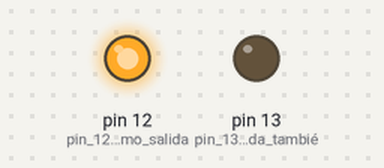
This sketch was run on a simulated Arduino Uno, built with avr-gcc and run on an emulated ATmega328P. On the bench: output pins drawn as LEDs (lit = HIGH).

Above: at 0.5 s.
At 2.5 s:
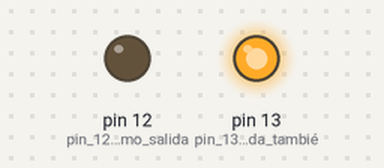
At 3.5 s:
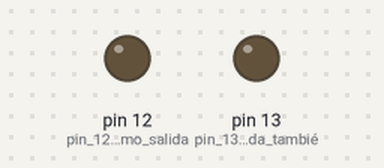
Timing chart, 0 to 5.2 s (numbered marks = the images above):
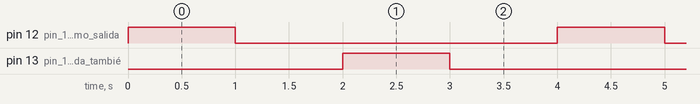

The sketch:

led1.ino
```cpp
void setup() {


pinMode(12, OUTPUT); // pin 12 como salida
pinMode(13, OUTPUT); // pin 13 como salida también se puede usar LED_BUILDIN

}

void loop() {

//parapedea led pin 12
  digitalWrite(12,HIGH);
  delay(1000);
  digitalWrite(12,LOW);
  delay(1000);

//parapedea led pin 12

//parapedea led pin 13
  digitalWrite(13,HIGH);
  delay(1000);
  digitalWrite(13,LOW);
  delay(1000);

//parapedea led pin 13
}
```

Measured:
- by itself, pin 12 (pin_12_como_salida), pin 13 (pin_13_como_salida_tambié): alternates HIGH for 1.0 s and LOW for 3.0 s
- by itself, everything shown: repeats every 4.0 s, in 4 steps
